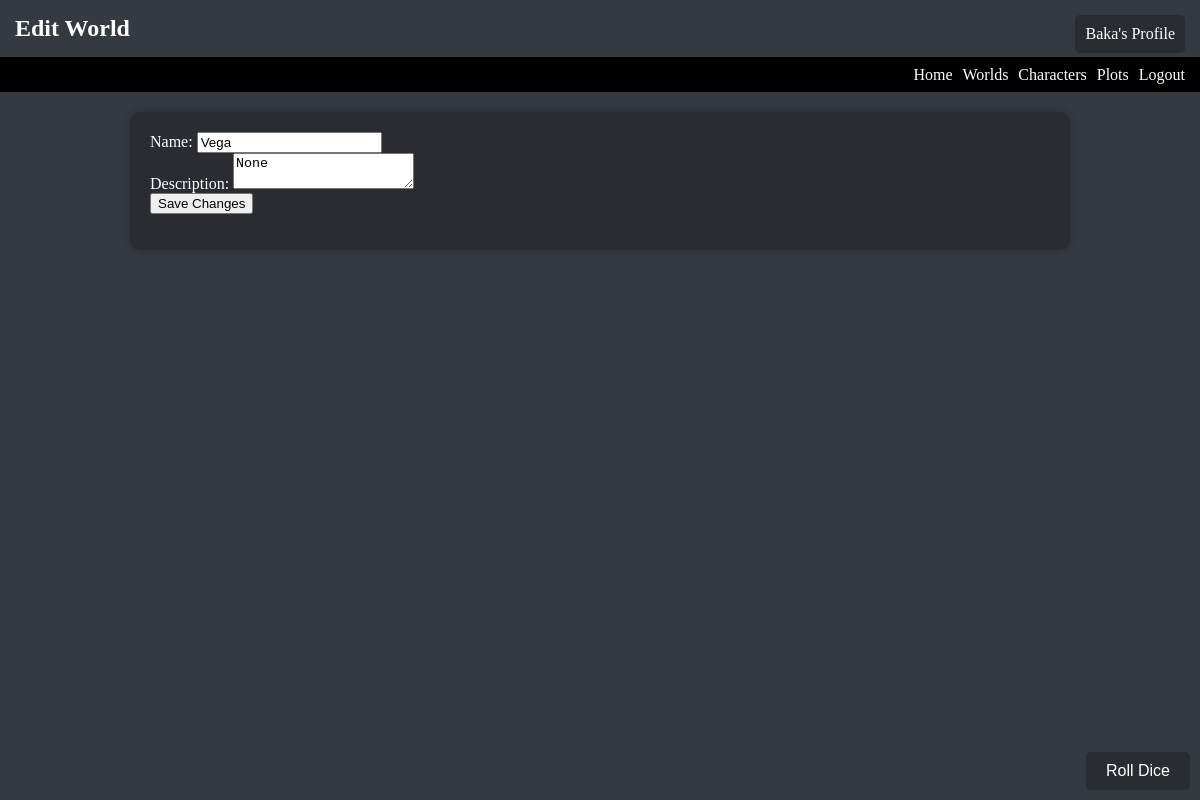
Page /edit_world/2 (signed in) on the committed database.
### models.py (models this page shows, shortened)
class World(db.Model):
    id = db.Column(db.Integer, primary_key=True)
    name = db.Column(db.String(100), nullable=False)
    description = db.Column(db.Text, nullable=True)
    created_at = db.Column(db.DateTime, default=datetime.utcnow)
    creator_id = db.Column(db.Integer, db.ForeignKey('user.id'), nullable=False)
    characters = db.relationship('Character', backref='world', lazy=True)
    plots = db.relationship('PlotData', backref='world', lazy=True)

class User(UserMixin, db.Model):
    id = db.Column(db.Integer, primary_key=True)
    username = db.Column(db.String(100), unique=True, nullable=False)
    password_hash = db.Column(db.String(128), nullable=False)
    created_at = db.Column(db.DateTime, default=datetime.utcnow)
    worlds = db.relationship('World', backref='creator', lazy=True)
    characters = db.relationship('Character', backref='user', lazy=True)
    plot_data = db.relationship('PlotData', backref='user', lazy=True)  # Added relationship to PlotData

### app.py (the view, shortened to what this page needs)
@app.route('/edit_world/<int:world_id>', methods=['GET', 'POST'])
@login_required
def edit_world(world_id):
    world = World.query.get(world_id)
    if world and current_user.id == world.creator_id:
        return render_template('edit_world.html', world=world)
    flash('You do not have permission to edit this world.', 'error')
    return redirect(url_for('worlds'))

### app.py (called while the page is built)
@login_manager.user_loader
def load_user(user_id):
    return User.query.get(int(user_id))

### templates/edit_world.html
<h1>Edit World</h1>
{% extends "base.html" %}
{% block content %}
    <form method="post" action="{{ url_for('edit_world', world_id=world.id) }}">
        <label for="edit_world_name">Name:</label>
        <input type="text" id="edit_world_name" name="edit_world_name" value="{{ world.name }}" required>
        <br>
        <label for="edit_world_description">Description:</label>
        <textarea id="edit_world_description" name="edit_world_description">{{ world.description }}</textarea>
        <br>
        <button type="submit">Save Changes</button>
    </form>
{% endblock %}

### templates/base.html (shortened to what this page needs)
<!DOCTYPE html>
<html lang="en">
<head>
    <link rel="stylesheet" href="{{ url_for('static', filename='css/style.css') }}">
</head>
<body>
    <div class="desktop navbar">
        <div class="navbar-links" id="navbarLinks">
            <a href="{{ url_for('index') }}">Home</a>
            <a href="{{ url_for('worlds') }}">Worlds</a>
            <a href="{{ url_for('character_list') }}">Characters</a>
            <a href="{{ url_for('plots') }}">Plots</a>
            {% if current_user.is_authenticated %}
                <a href="{{ url_for('logout') }}">Logout</a>
            {% else %}
                <a href="{{ url_for('login') }}">Login</a>
                <a href="{{ url_for('register') }}">Register</a>
            {% endif %}
        </div>
    </div>
    <div class="container">
        {% block content %}{% endblock %}
    </div>
    {% if current_user.is_authenticated %}
        <a href="{{ url_for('profile') }}" class="profile-button">{{ current_user.username }}'s Profile</a>
    {% endif %}
    {% include 'diceRoller.html' %}
</body>
</html>

### static/css/style.css (style rules this page uses)
body { margin: 0; padding: 0; background-color: #343a40; color: #fff; }
h1 { margin: 0; padding: 15px; font-size: 4vw; }
.navbar { background-color: black; height: 35px; display: flex; align-items: center; padding: 0 10px; }
.navbar a { color: #fff; text-decoration: none; margin: 5px; transition: color 0.3s ease; }
.navbar-links { margin-left: auto; display: flex; overflow: hidden; }
@media screen and (min-width: 768px) { h1 { font-size: 2vw; } }
.container { max-width: 900px; margin: 20px auto; padding: 20px; background-color: #292d32; border-radius: 10px; box-shadow: 0 0 10px rgba(0, 0, 0, 0.2); }
.profile-button { position: absolute; top: 15px; right: 15px; padding: 10px; background-color: #292d32; color: #fff; border: none; border-radius: 5px; cursor: pointer; text-decoration: none; }

### rows in the picture
World: edit_world_name "Vega", edit_world_description "None"
User: username "Baka"
